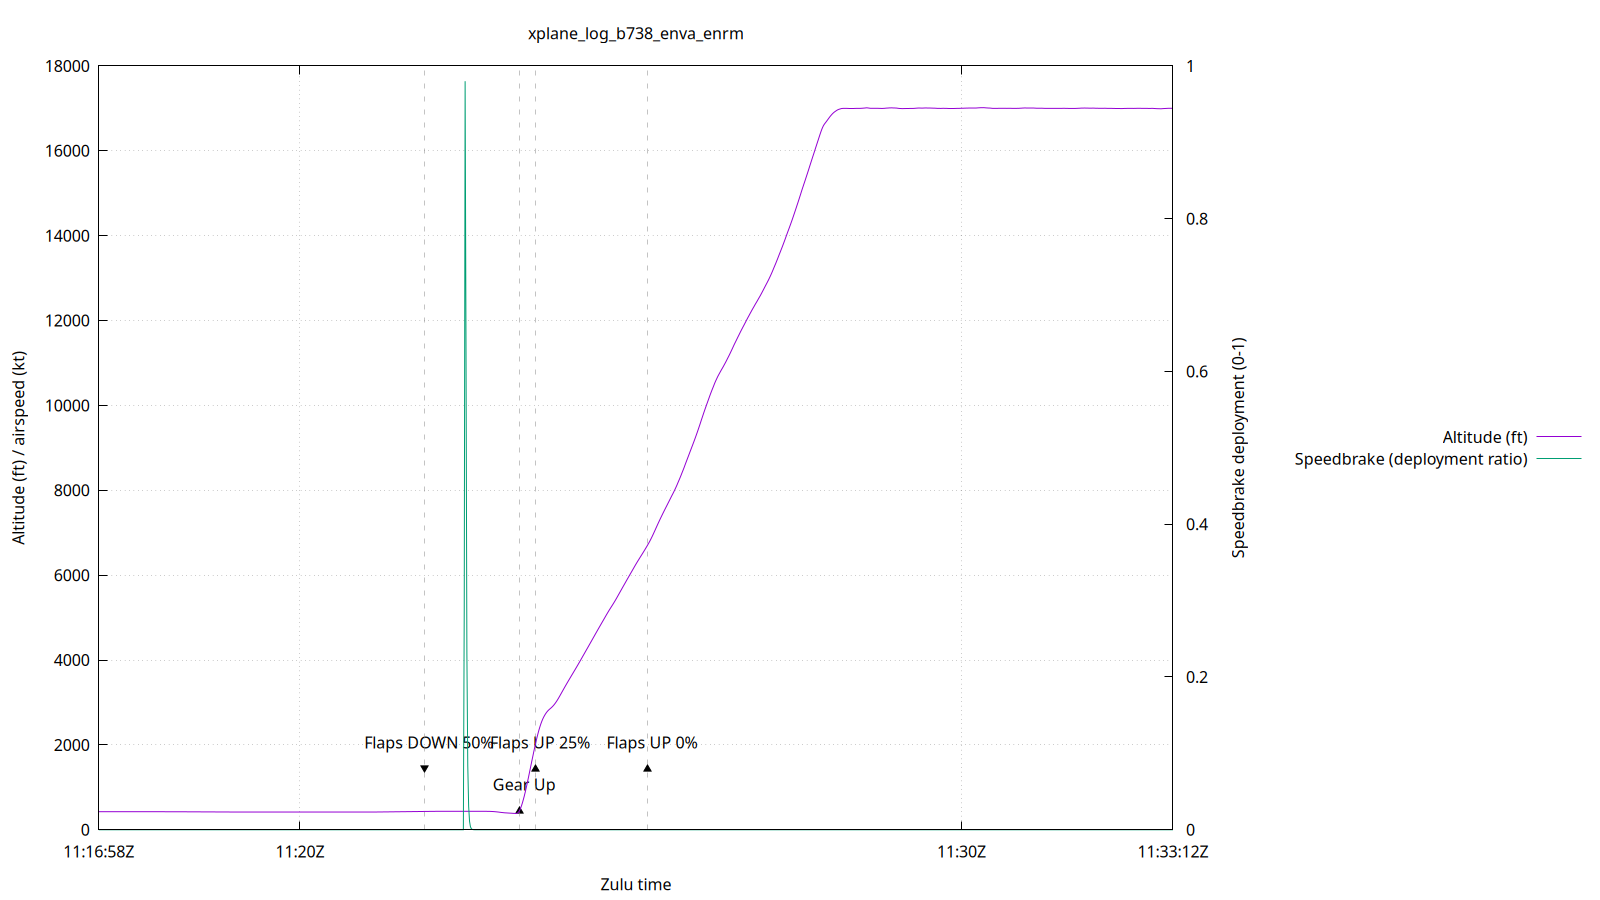

Reproduce this figure in gnuplot.
set terminal pngcairo size 1600,900
set output '/home/stephan/dev/weisair/analysis/xplane_log_b738_enva_enrm.png'
set title 'xplane_log_b738_enva_enrm' noenhanced
set xlabel "Zulu time"
set ylabel "Altitude (ft) / airspeed (kt)"
set y2label "Speedbrake deployment (0-1)"
set y2range [0:1]
set y2tics 0, 0.2, 1
set ytics nomirror
set grid
set key outside right center
set xrange [40617.585:41591.818]
set xtics ('11:16:58Z' 40617.585, '11:20Z' 40800.000, '11:30Z' 41400.000, '11:33:12Z' 41591.818)
set arrow 1 from first 40999.418, graph 0 to first 40999.418, graph 1 nohead dt 2 lw 0.5 lc rgb '#888888' back
set arrow 2 from first 40912.931, graph 0 to first 40912.931, graph 1 nohead dt 2 lw 0.5 lc rgb '#888888' back
set arrow 3 from first 41013.831, graph 0 to first 41013.831, graph 1 nohead dt 2 lw 0.5 lc rgb '#888888' back
set arrow 4 from first 41115.458, graph 0 to first 41115.458, graph 1 nohead dt 2 lw 0.5 lc rgb '#888888' back
set label 1 'Gear Up' at first 40999.418, graph 0.025 center point pt 9 ps 1.2 offset 0,1
set label 2 'Flaps DOWN 50%' at first 40912.931, graph 0.08 center point pt 11 ps 1.2 offset 0,1
set label 3 'Flaps UP 25%' at first 41013.831, graph 0.08 center point pt 9 ps 1.2 offset 0,1
set label 4 'Flaps UP 0%' at first 41115.458, graph 0.08 center point pt 9 ps 1.2 offset 0,1
plot '/home/stephan/dev/weisair/analysis/xplane_log_b738_enva_enrm.dat' using 1:2 with lines title 'Altitude (ft)', \
     '/home/stephan/dev/weisair/analysis/xplane_log_b738_enva_enrm.dat' using 1:3 with lines axes x1y2 title 'Speedbrake (deployment ratio)'
